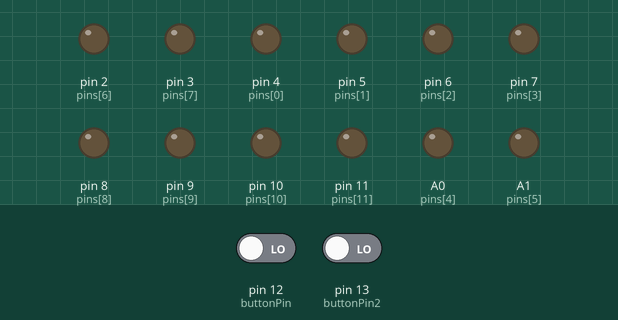
Recording of a sketch running on a simulated Arduino Uno, built with avr-gcc and run on an emulated ATmega328P. Shown: output pins drawn as LEDs (lit = HIGH). The test bench sets the inputs (shaded band); at power-on: pin 12 (buttonPin) LOW, pin 13 (buttonPin2) LOW.

Above: at 1.8 s.
At 12.05 s:
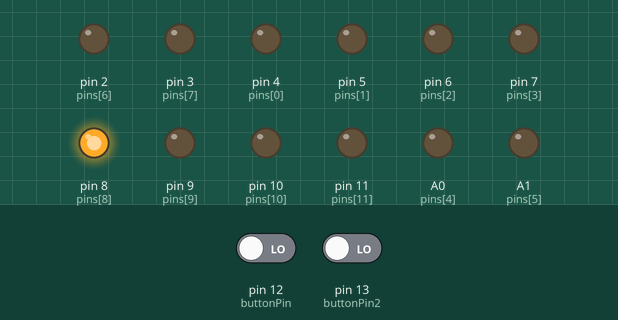
12.1 s: pin 12 (buttonPin) driven HIGH and pin 13 (buttonPin2) driven HIGH
At 12.8 s:
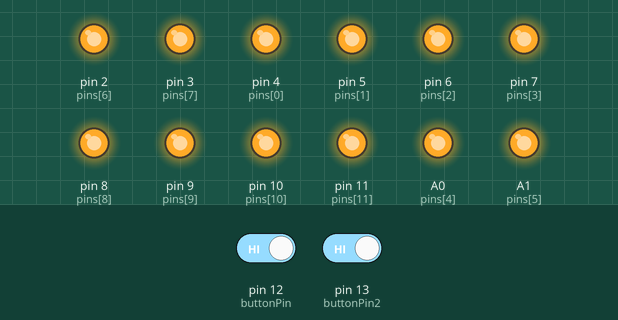
Timing chart, 0 to 30.7 s (numbered marks = the images above; inputs shaded):
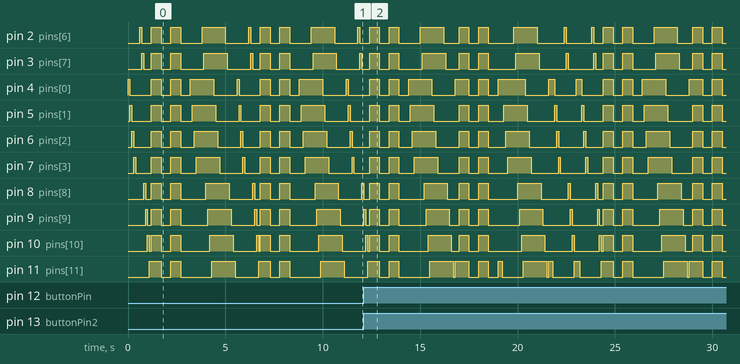

The sketch:

BoardTest.ino
```cpp
// available boards B0-B9

// BOARD9 BOARD7

#define BOARD1
#include "pins.h"

int numberleds = 12;
int buttonState = 0;    // variable for reading the pushbutton status
int buttonState2 = 0;
int programNumber = 0;  // variables to iterate through the programs
int programCount = 4;

void setup() {
    pinMode(buttonPin,INPUT);
    for (int i=0;i<numberleds;i++)
      pinMode(pins[i], OUTPUT);
}

void loop() {

  checkButton();
  switch(programNumber) {
    case 0:
      runner();
      blink();
      chase();
      break;
    case 1:
      blink();
      break;
    case 2:
      chase();
      break;
    case 3:
      runner();
      break;
  }

}
void checkButton(){
  buttonState = digitalRead(buttonPin);
  buttonState2 = digitalRead(buttonPin2); // this is garbage if there is no second button
  if ((buttonState == ON) || (hasTwoButtons && (buttonState2 == ON))){
    programNumber = (programNumber+1) % programCount;
    buttonAck();
  }
}
void buttonAck(){

  digitalWrite(pins[0],ON);
  digitalWrite(pins[numberleds-1],ON);
  delay(200);

  digitalWrite(pins[0],OFF);
  digitalWrite(pins[numberleds-1],OFF);
}
void allOff(){
  for (int i=0;i<numberleds;i++)
    digitalWrite(pins[i],OFF);
}
void chase(){

  for (int i=0;i<numberleds;i++){
    digitalWrite(pins[i],ON);
    delay(100);
  }
   for (int i=0;i<numberleds;i++){
    digitalWrite(pins[i],OFF);
    delay(100);
  }
}
void blink(){
  for (int i=0;i<2;i++){
  for (int i=0;i<numberleds;i++)
    digitalWrite(pins[i],ON);
  delay(500);
  for (int i=0;i<numberleds;i++)
    digitalWrite(pins[i],OFF);
    delay(500);
  }
}
int ledbefore(int n){
  if (n == 0)
    return numberleds - 1;
  return n-1;
}
void runner(){
  allOff();
  for (int i=0;i<numberleds;i++){
    digitalWrite(pins[i],ON);
    digitalWrite(pins[ledbefore(i)],OFF);
    delay(100);
  }

}
```

pins.h
```cpp
#include <arduino.h>

#if defined (BOARD1) || defined(BOARD5) || defined(BOARD6) || defined(BOARD7) || defined(BOARD9)
#define BOARD6
#endif

#ifdef BOARD0
#define ON LOW
#define OFF HIGH
#else
#define ON HIGH
#define OFF LOW
#endif

#if defined(BOARD0) || defined(BOARD6)
 const bool hasTwoButtons = true;
 const int buttonPin = 12;
 const int buttonPin2 = 13;
#elif defined(BOARD3)
 const bool hasTwoButtons = false;
 const int buttonPin = 3;
 const int buttonPin2 = 0;
#elif defined(BOARD4) || defined(BOARD8)
 const bool hasTwoButtons = false;
 const int buttonPin = 12;
 const int buttonPin2 = 13;
#endif

#if defined(BOARD0) || defined(BOARD6) || defined (BOARD8)
 int pins[] = {4,5,6,7,A0,A1,2,3,8,9,10,11};
#elif defined(BOARD4)
 int pins[] = {4,5,6,7,8,9,10,11,A0,A1,2,3};
#elif defined(BOARD3)
 int pins[] = {5,7,10,A0,4,6,11,13,8,9,12,2};
#endif


#ifdef BOARD2
 const bool hasTwoButtons = false;
 const int buttonPin = 12;
 int pins[] = {4,5,6,7,0,1,2,3,8,9,10,11};
#endif
```
